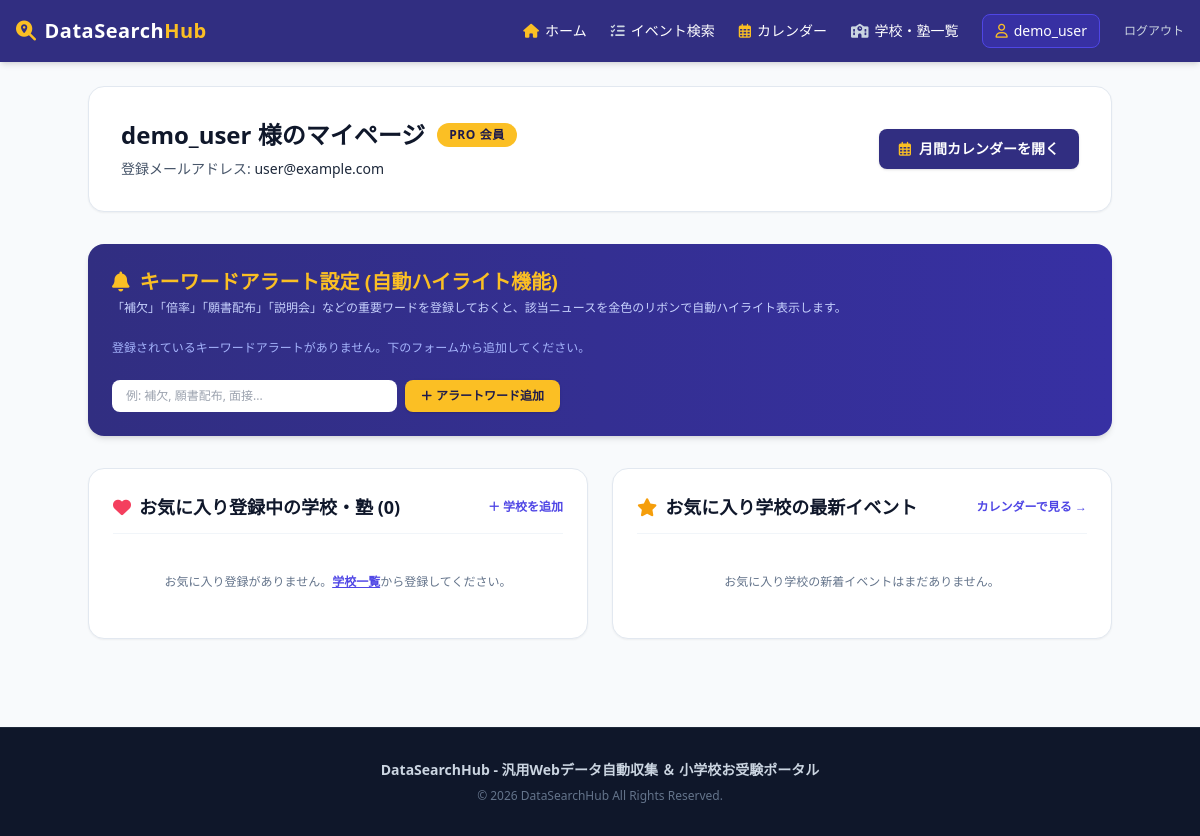
/dashboard (signed in), run on an earlier commit of the app's database.
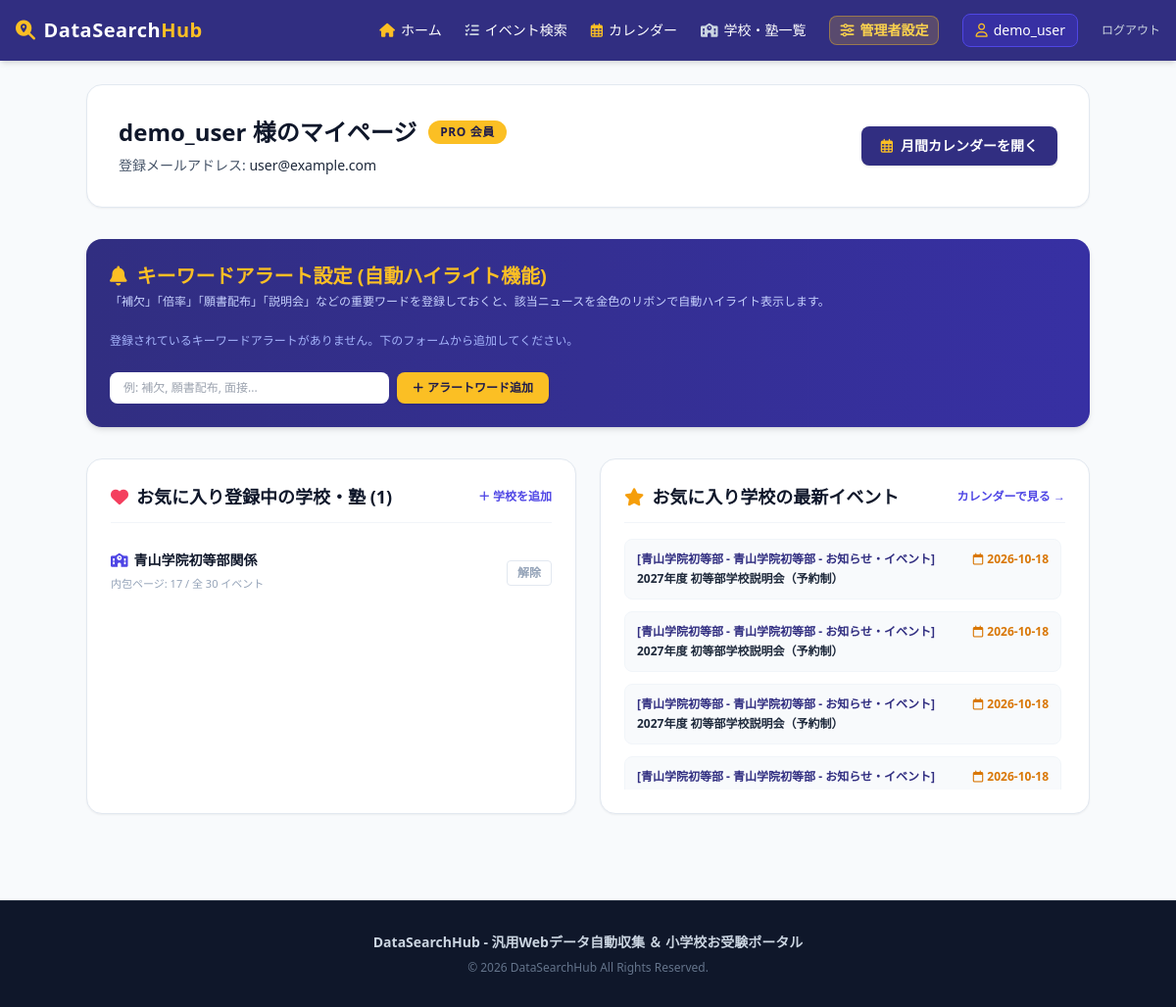
And on a later commit of the database.
### app/models/schema.py (models this page shows, shortened)
class User(Base):
    __tablename__ = "users"
    id = Column(Integer, primary_key=True, index=True)
    username = Column(String, unique=True, index=True, nullable=False)
    email = Column(String, unique=True, index=True, nullable=False)
    hashed_password = Column(String, nullable=False)
    is_paid = Column(Boolean, default=True)  # デフォルトで全機能利用可能
    is_admin = Column(Boolean, default=False)
    created_at = Column(DateTime, default=datetime.utcnow)
    favorites = relationship("Favorite", back_populates="user", cascade="all, delete-orphan")
    notifications = relationship("NotificationLog", back_populates="user", cascade="all, delete-orphan")
    keyword_alerts = relationship("KeywordAlert", back_populates="user", cascade="all, delete-orphan")
    source_requests = relationship("SourceRequest", back_populates="user", cascade="all, delete-orphan")

class Event(Base):
    __tablename__ = "events"
    id = Column(Integer, primary_key=True, index=True)
    source_id = Column(Integer, ForeignKey("sources.id"), nullable=False)
    title = Column(String, index=True, nullable=False)
    content = Column(Text, nullable=True)
    url = Column(String, nullable=True)
    published_date = Column(String, nullable=True)                      # 発表日 / 更新日
    event_date = Column(String, index=True, nullable=True)               # イベント開催日・試験日 (YYYY-MM-DD)
    location = Column(String, nullable=True)                            # 開催場所・会場
    created_at = Column(DateTime, default=datetime.utcnow)
    is_notified = Column(Boolean, default=False)                         # メール通知済みフラグ
    source = relationship("Source", back_populates="events")
    notifications = relationship("NotificationLog", back_populates="event", cascade="all, delete-orphan")

class Source(Base):
    __tablename__ = "sources"
    id = Column(Integer, primary_key=True, index=True)
    source_id = Column(String, unique=True, index=True, nullable=False) # e.g. keio_yochisha
    category_id = Column(Integer, ForeignKey("categories.id"), nullable=False)
    name = Column(String, nullable=False)                                # e.g. 慶應義塾幼稚舎
    type = Column(String, nullable=False)                                # e.g. school, cram_school
    url = Column(String, nullable=False)
    schedule_interval_minutes = Column(Integer, default=60)
    selectors_json = Column(Text, nullable=False)                        # スクレイピングルール (JSON文字列)
    last_scraped_at = Column(DateTime, nullable=True)                    # 最終巡回実行日時
    category = relationship("Category", back_populates="sources")
    events = relationship("Event", back_populates="source", cascade="all, delete-orphan")
    favorited_by = relationship("Favorite", back_populates="source", cascade="all, delete-orphan")

### app/main.py (the view)
@app.get("/dashboard", response_class=HTMLResponse)
async def dashboard_page(request: Request, db: Session = Depends(get_db)):
    user = get_current_user_optional(request, db)
    if not user:
        return RedirectResponse(url="/login", status_code=status.HTTP_303_SEE_OTHER)
    favorites = db.query(Favorite).filter(Favorite.user_id == user.id).all()
    fav_source_ids = [f.source_id for f in favorites]
    favorited_events = db.query(Event).filter(Event.source_id.in_(fav_source_ids)).order_by(Event.created_at.desc()).all() if fav_source_ids else []
    keyword_alerts = db.query(KeywordAlert).filter(KeywordAlert.user_id == user.id).all()
    fav_groups = {}
    for fav in favorites:
        gname = extract_group_name(fav.source.name)
        if gname not in fav_groups:
            fav_groups[gname] = {
                "group_name": gname,
                "display_name": f"{gname}関係",
                "sources_count": 0,
                "events_count": 0
            }
        fav_groups[gname]["sources_count"] += 1
        fav_groups[gname]["events_count"] += len(fav.source.events)
    grouped_favorites_list = list(fav_groups.values())
    grouped_favorites_list = list(fav_groups.values())
    user_requests = db.query(SourceRequest).filter(SourceRequest.user_id == user.id).order_by(SourceRequest.created_at.desc()).all()
    return templates.TemplateResponse(
        request=request,
        name="dashboard.html",
        context={
            "user": user,
            "favorites": favorites,
            "grouped_favorites": grouped_favorites_list,
            "favorited_events": favorited_events,
            "keyword_alerts": keyword_alerts,
            "user_requests": user_requests
        }
    )

### app/templates/dashboard.html (shortened to what this page needs)
{% extends "base.html" %}
{% block content %}
<div class="max-w-5xl mx-auto space-y-8">
    <div class="bg-white p-8 rounded-2xl shadow-sm border border-slate-200 flex flex-col md:flex-row justify-between items-start md:items-center gap-6">
        <div>
            <div class="flex items-center space-x-3 mb-2">
                <h1 class="text-2xl font-bold text-slate-900">{{ user.username }} 様のマイページ</h1>
                <span class="bg-amber-400 text-indigo-950 font-extrabold text-xs px-3 py-1 rounded-full uppercase tracking-wider">PRO 会員</span>
            </div>
            <p class="text-slate-600 text-sm">登録メールアドレス: <span class="font-medium text-slate-800">{{ user.email }}</span></p>
        </div>
        <div class="flex items-center space-x-3">
            <a href="/calendar?favorite_only=true" class="bg-indigo-900 hover:bg-indigo-800 text-white font-bold text-sm px-5 py-2.5 rounded-lg shadow transition flex items-center">
                <i class="fa-regular fa-calendar-days mr-2 text-amber-400"></i> 月間カレンダーを開く
            </a>
        </div>
    </div>
    <div class="bg-gradient-to-r from-indigo-900 to-indigo-800 text-white p-6 rounded-2xl shadow-md space-y-4">
        <div class="flex justify-between items-start">
            <div>
                <h2 class="text-xl font-bold flex items-center text-amber-400">
                    <i class="fa-solid fa-bell mr-2.5"></i>キーワードアラート設定 (自動ハイライト機能)
                </h2>
                <p class="text-xs text-indigo-200 mt-1">「補欠」「倍率」「願書配布」「説明会」などの重要ワードを登録しておくと、該当ニュースを金色のリボンで自動ハイライト表示します。</p>
            </div>
        </div>
        <div class="flex flex-wrap gap-2 pt-2">
            {% if keyword_alerts %}
                {% for alert in keyword_alerts %}
                <div class="bg-white/20 backdrop-blur-md border border-white/30 text-white text-xs px-3 py-1.5 rounded-full flex items-center space-x-2">
                    <span class="font-bold">🔥 {{ alert.keyword }}</span>
                    <form action="/keyword-alerts/{{ alert.id }}/delete" method="post" class="inline">
                        <button type="submit" title="アラート削除" class="text-indigo-200 hover:text-rose-300 font-bold ml-1 transition">&times;</button>
                    </form>
                </div>
                {% endfor %}
            {% else %}
                <p class="text-xs text-indigo-300">登録されているキーワードアラートがありません。下のフォームから追加してください。</p>
            {% endif %}
        </div>
        <form action="/keyword-alerts" method="post" class="pt-2 flex flex-col sm:flex-row gap-2 max-w-md">
            <input type="text" name="keyword" required placeholder="例: 補欠, 願書配布, 面接..." class="flex-grow bg-white text-slate-900 px-3.5 py-2 rounded-lg text-xs font-medium focus:outline-none focus:ring-2 focus:ring-amber-400">
            <button type="submit" class="bg-amber-400 hover:bg-amber-300 text-indigo-950 font-extrabold text-xs px-4 py-2 rounded-lg shadow transition flex items-center justify-center">
                <i class="fa-solid fa-plus mr-1"></i> アラートワード追加
            </button>
        </form>
    </div>
    <div class="grid grid-cols-1 md:grid-cols-2 gap-6">
        <div class="bg-white p-6 rounded-2xl shadow-sm border border-slate-200 space-y-4">
            <div class="flex justify-between items-center border-b border-slate-100 pb-3">
                <h2 class="text-lg font-bold text-slate-900 flex items-center">
                    <i class="fa-solid fa-heart text-rose-500 mr-2"></i>お気に入り登録中の学校・塾 ({{ grouped_favorites|length }})
                </h2>
                <a href="/schools" class="text-xs font-bold text-indigo-600 hover:underline">＋ 学校を追加</a>
            </div>
            {% if grouped_favorites %}
            <div class="divide-y divide-slate-100 max-h-64 overflow-y-auto">
                {% for gfav in grouped_favorites %}
                <div class="py-3 flex justify-between items-center">
                    <div>
                        <h3 class="font-bold text-slate-900 text-sm flex items-center">
                            <i class="fa-solid fa-school mr-1.5 text-indigo-600"></i>{{ gfav.display_name }}
                        </h3>
                        <span class="text-[11px] text-slate-400">内包ページ: {{ gfav.sources_count }} / 全 {{ gfav.events_count }} イベント</span>
                    </div>
                    <form action="/toggle-favorite-group" method="post">
                        <button type="submit" class="text-xs text-slate-400 hover:text-rose-600 font-bold px-2.5 py-1 rounded border border-slate-200 hover:border-rose-300 transition">
                            解除
                        </button>
                    </form>
                </div>
                {% endfor %}
            </div>
            {% else %}
            <p class="text-slate-500 text-xs text-center py-6">
                お気に入り登録がありません。<a href="/schools" class="text-indigo-600 underline font-bold">学校一覧</a>から登録してください。
            </p>
            {% endif %}
        </div>
        <div class="bg-white p-6 rounded-2xl shadow-sm border border-slate-200 space-y-4">
            <div class="flex justify-between items-center border-b border-slate-100 pb-3">
                <h2 class="text-lg font-bold text-slate-900 flex items-center">
                    <i class="fa-solid fa-star text-amber-500 mr-2"></i>お気に入り学校の最新イベント
                </h2>
                <a href="/calendar?favorite_only=true" class="text-xs font-bold text-indigo-600 hover:underline">カレンダーで見る →</a>
            </div>
            {% if favorited_events %}
            <div class="space-y-3 max-h-64 overflow-y-auto pr-1">
                {% for event in favorited_events %}
                <div class="p-3 bg-slate-50 rounded-lg text-xs border border-slate-100 hover:border-indigo-200 transition">
                    <div class="flex justify-between font-bold text-indigo-900 mb-1">
                        <span>[{{ event.source.name }}]</span>
                        {% if event.event_date %}
                        <span class="text-amber-600"><i class="fa-regular fa-calendar mr-1"></i>{{ event.event_date }}</span>
                        {% endif %}
                    </div>
                    <a href="{{ event.official_url }}" target="_blank" class="font-bold text-slate-800 hover:text-indigo-600 line-clamp-1">
                        {{ event.title }}
                    </a>
                </div>
                {% endfor %}
            </div>
            {% else %}
            <p class="text-slate-500 text-xs text-center py-6">
                お気に入り学校の新着イベントはまだありません。
            </p>
            {% endif %}
        </div>
    </div>
</div>
{% endblock %}

### app/templates/base.html (shortened to what this page needs)
<!DOCTYPE html>
<html lang="ja">
<head>
    <script src="https://cdn.tailwindcss.com"></script>
    <link rel="stylesheet" href="https://cdnjs.cloudflare.com/ajax/libs/font-awesome/6.4.0/css/all.min.css">
</head>
<body class="bg-slate-50 font-sans min-h-screen flex flex-col text-slate-800">
    <header class="bg-indigo-900 text-white shadow-md sticky top-0 z-40">
        <div class="max-w-7xl mx-auto px-4 py-3.5 flex flex-wrap justify-between items-center">
            <a href="/" class="flex items-center space-x-2 text-xl font-bold tracking-wide">
                <i class="fa-solid fa-magnifying-glass-location text-amber-400"></i>
                <span>DataSearch<span class="text-amber-400">Hub</span></span>
            </a>
            <nav class="flex items-center space-x-4 md:space-x-6 text-sm font-medium mt-2 sm:mt-0">
                <a href="/" class="hover:text-amber-300 transition flex items-center">
                    <i class="fa-solid fa-house mr-1.5 text-amber-400"></i>ホーム
                </a>
                <a href="/events" class="hover:text-amber-300 transition flex items-center">
                    <i class="fa-solid fa-list-check mr-1.5 text-slate-300"></i>イベント検索
                </a>
                <a href="/calendar" class="hover:text-amber-300 transition flex items-center">
                    <i class="fa-regular fa-calendar-days mr-1.5 text-amber-400"></i>カレンダー
                </a>
                <a href="/schools" class="hover:text-amber-300 transition hidden sm:inline-flex items-center">
                    <i class="fa-solid fa-school mr-1.5 text-slate-300"></i>学校・塾一覧
                </a>
                {% if user and user.is_admin %}
                <a href="/admin" class="hover:text-amber-300 transition hidden md:inline-flex items-center text-amber-300 font-bold bg-amber-400/20 px-2.5 py-1 rounded-lg border border-amber-400/40">
                    <i class="fa-solid fa-sliders mr-1.5"></i>管理者設定
                </a>
                {% endif %}
                {% if user %}
                    <a href="/dashboard" class="bg-indigo-800 hover:bg-indigo-700 px-3 py-1.5 rounded-lg border border-indigo-600 transition flex items-center">
                        <i class="fa-regular fa-user mr-1.5 text-amber-400"></i> {{ user.username }}
                    </a>
                    <a href="/logout" class="text-xs text-slate-300 hover:text-red-300">ログアウト</a>
                {% else %}
                    <a href="/login" class="hover:text-amber-300 transition">ログイン</a>
                    <a href="/register" class="bg-amber-400 hover:bg-amber-300 text-indigo-950 px-3 py-1.5 rounded-lg font-bold text-xs transition">無料会員登録</a>
                {% endif %}
            </nav>
        </div>
    </header>
    <main class="flex-grow max-w-7xl w-full mx-auto px-4 py-6">
        {% block content %}{% endblock %}
    </main>
    <footer class="bg-slate-900 text-slate-400 py-8 mt-16 border-t border-slate-800">
        <div class="max-w-7xl mx-auto px-4 text-center text-sm space-y-2">
            <p class="font-bold text-slate-300">DataSearchHub - 汎用Webデータ自動収集 ＆ 小学校お受験ポータル</p>
            <p class="text-xs text-slate-500">&copy; 2026 DataSearchHub All Rights Reserved.</p>
        </div>
    </footer>
</body>
</html>

What changed in the data, as far as the page shows it:
changed User "demo_user": is_admin False → True (drawn)
added Event: source.name "青山学院初等部 - 青山学院初等部 - お知らせ・イベント", event_date "2026-10-18", title "2027年度 初等部学校説明会（予約制）"
added Event: source.name "青山学院初等部 - 青山学院初等部 - お知らせ・イベント", event_date "2026-10-18", title "2027年度 初等部学校説明会（予約制）"
added Event: source.name "青山学院初等部 - 青山学院初等部 - お知らせ・イベント", event_date "2026-10-18", title "2027年度 初等部学校説明会（予約制）"
added Event: source.name "青山学院初等部 - 青山学院初等部 - お知らせ・イベント", event_date "2026-10-18"
Also different on the page:
{{ grouped_favorites|length }}: "0" → "1"
text no longer shown: "お気に入り登録がありません。 学校一覧 から登録してください。 お気に入り学校の新着イベントはまだありません。"
text now shown: "管理者設定"
new list line: "青山学院初等部関係 内包ページ: 17 / 全 30 イベント 解除"
